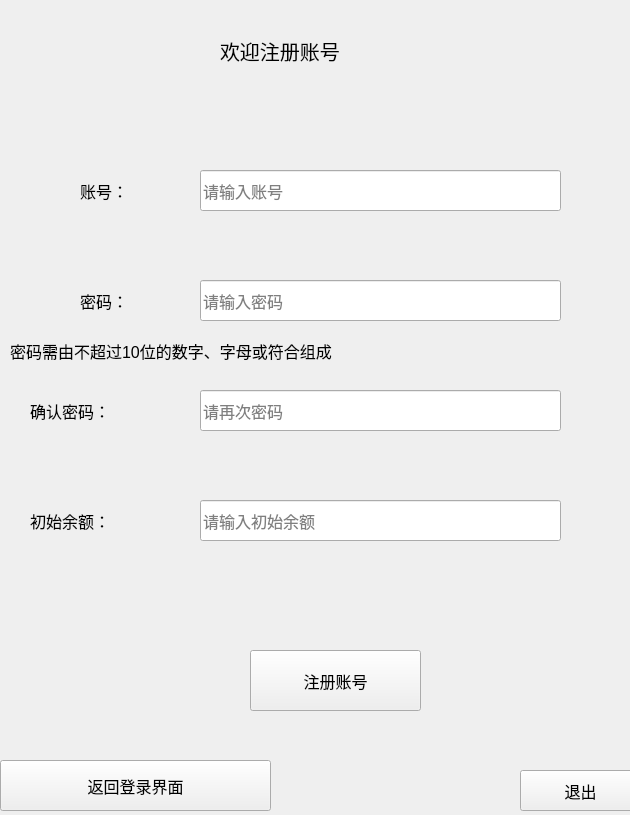
<?xml version="1.0" encoding="UTF-8"?>
<ui version="4.0">
 <class>LoginDialog</class>
 <widget class="QDialog" name="LoginDialog">
  <property name="geometry">
   <rect>
    <x>0</x>
    <y>0</y>
    <width>630</width>
    <height>815</height>
   </rect>
  </property>
  <property name="windowTitle">
   <string>注册界面</string>
  </property>
  <widget class="QLabel" name="label">
   <property name="geometry">
    <rect>
     <x>220</x>
     <y>30</y>
     <width>441</width>
     <height>41</height>
    </rect>
   </property>
   <property name="font">
    <font>
     <pointsize>15</pointsize>
    </font>
   </property>
   <property name="text">
    <string>欢迎注册账号</string>
   </property>
  </widget>
  <widget class="QLineEdit" name="lineEdit_3">
   <property name="geometry">
    <rect>
     <x>200</x>
     <y>280</y>
     <width>361</width>
     <height>41</height>
    </rect>
   </property>
   <property name="font">
    <font>
     <pointsize>12</pointsize>
    </font>
   </property>
   <property name="focusPolicy">
    <enum>Qt::ClickFocus</enum>
   </property>
   <property name="echoMode">
    <enum>QLineEdit::Password</enum>
   </property>
   <property name="placeholderText">
    <string>请输入密码</string>
   </property>
  </widget>
  <widget class="QLineEdit" name="lineEdit_2">
   <property name="geometry">
    <rect>
     <x>200</x>
     <y>170</y>
     <width>361</width>
     <height>41</height>
    </rect>
   </property>
   <property name="font">
    <font>
     <pointsize>12</pointsize>
    </font>
   </property>
   <property name="focusPolicy">
    <enum>Qt::ClickFocus</enum>
   </property>
   <property name="placeholderText">
    <string>请输入账号</string>
   </property>
  </widget>
  <widget class="QLabel" name="label_3">
   <property name="geometry">
    <rect>
     <x>80</x>
     <y>170</y>
     <width>101</width>
     <height>41</height>
    </rect>
   </property>
   <property name="font">
    <font>
     <pointsize>12</pointsize>
    </font>
   </property>
   <property name="text">
    <string>账号：</string>
   </property>
  </widget>
  <widget class="QLabel" name="label_4">
   <property name="geometry">
    <rect>
     <x>80</x>
     <y>280</y>
     <width>101</width>
     <height>41</height>
    </rect>
   </property>
   <property name="font">
    <font>
     <pointsize>12</pointsize>
    </font>
   </property>
   <property name="text">
    <string>密码：</string>
   </property>
  </widget>
  <widget class="QPushButton" name="pushButton">
   <property name="geometry">
    <rect>
     <x>250</x>
     <y>650</y>
     <width>171</width>
     <height>61</height>
    </rect>
   </property>
   <property name="font">
    <font>
     <pointsize>12</pointsize>
    </font>
   </property>
   <property name="focusPolicy">
    <enum>Qt::NoFocus</enum>
   </property>
   <property name="text">
    <string>注册账号</string>
   </property>
  </widget>
  <widget class="QPushButton" name="pushButton_2">
   <property name="geometry">
    <rect>
     <x>0</x>
     <y>760</y>
     <width>271</width>
     <height>51</height>
    </rect>
   </property>
   <property name="font">
    <font>
     <pointsize>12</pointsize>
    </font>
   </property>
   <property name="focusPolicy">
    <enum>Qt::NoFocus</enum>
   </property>
   <property name="text">
    <string>返回登录界面</string>
   </property>
  </widget>
  <widget class="QPushButton" name="pushButton_3">
   <property name="geometry">
    <rect>
     <x>520</x>
     <y>770</y>
     <width>121</width>
     <height>41</height>
    </rect>
   </property>
   <property name="font">
    <font>
     <pointsize>12</pointsize>
    </font>
   </property>
   <property name="focusPolicy">
    <enum>Qt::NoFocus</enum>
   </property>
   <property name="text">
    <string>退出</string>
   </property>
  </widget>
  <widget class="QLabel" name="label_5">
   <property name="geometry">
    <rect>
     <x>30</x>
     <y>500</y>
     <width>151</width>
     <height>41</height>
    </rect>
   </property>
   <property name="font">
    <font>
     <pointsize>12</pointsize>
    </font>
   </property>
   <property name="text">
    <string>初始余额：</string>
   </property>
  </widget>
  <widget class="QLineEdit" name="lineEdit_5">
   <property name="geometry">
    <rect>
     <x>200</x>
     <y>500</y>
     <width>361</width>
     <height>41</height>
    </rect>
   </property>
   <property name="font">
    <font>
     <pointsize>12</pointsize>
    </font>
   </property>
   <property name="focusPolicy">
    <enum>Qt::ClickFocus</enum>
   </property>
   <property name="placeholderText">
    <string>请输入初始余额</string>
   </property>
  </widget>
  <widget class="QLabel" name="label_6">
   <property name="geometry">
    <rect>
     <x>30</x>
     <y>390</y>
     <width>151</width>
     <height>41</height>
    </rect>
   </property>
   <property name="font">
    <font>
     <pointsize>12</pointsize>
    </font>
   </property>
   <property name="text">
    <string>确认密码：</string>
   </property>
  </widget>
  <widget class="QLineEdit" name="lineEdit_4">
   <property name="geometry">
    <rect>
     <x>200</x>
     <y>390</y>
     <width>361</width>
     <height>41</height>
    </rect>
   </property>
   <property name="font">
    <font>
     <pointsize>12</pointsize>
    </font>
   </property>
   <property name="focusPolicy">
    <enum>Qt::ClickFocus</enum>
   </property>
   <property name="echoMode">
    <enum>QLineEdit::Password</enum>
   </property>
   <property name="placeholderText">
    <string>请再次密码</string>
   </property>
  </widget>
  <widget class="QLabel" name="label_7">
   <property name="geometry">
    <rect>
     <x>10</x>
     <y>330</y>
     <width>611</width>
     <height>41</height>
    </rect>
   </property>
   <property name="font">
    <font>
     <pointsize>12</pointsize>
    </font>
   </property>
   <property name="text">
    <string>密码需由不超过10位的数字、字母或符合组成</string>
   </property>
  </widget>
 </widget>
 <resources/>
 <connections>
  <connection>
   <sender>pushButton_3</sender>
   <signal>clicked()</signal>
   <receiver>LoginDialog</receiver>
   <slot>close()</slot>
   <hints>
    <hint type="sourcelabel">
     <x>580</x>
     <y>790</y>
    </hint>
    <hint type="destinationlabel">
     <x>332</x>
     <y>267</y>
    </hint>
   </hints>
  </connection>
 </connections>
</ui>
